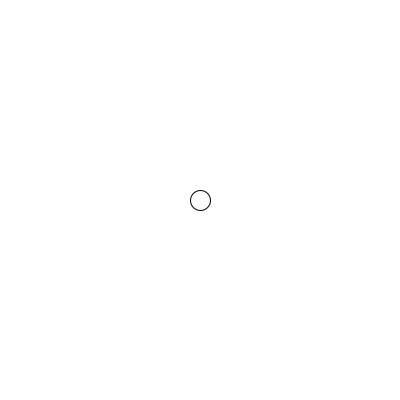
Frame 1 (no input)
Frame 60 (the mouse pressed at the canvas centre just before this capture): blank canvas, image omitted
Frame 120 (the mouse held since frame 60 and released just before this capture): blank canvas, image omitted

The Processing sketch that drew this single still picture (run headless with seeded random() and noise(); from frame 60 on, the mouse is pressed at the canvas centre):

// Processing sketch: Lab1_BS1_Integers_Floats
// ── Lab1_BS1_Integers_Floats.pde
//Kreatives programmieren S25 DMP 
//Martinez
//Lab1. BacktoBasics. VL Beispiel 1: Integers & floats
//int x = 200;
float x = 200;
float y = 200;
void setup () {
  size(400, 400);
}

void draw () {
  background(255);
  circle(x, y, 20);
  //x=x+1;
  x=x+0.1;
  y = y + 0.5;
}
